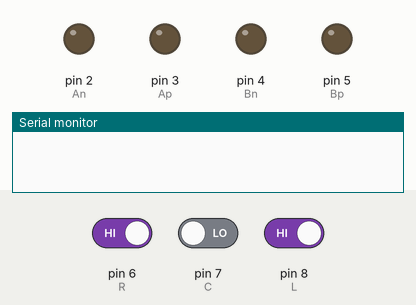
A sketch run on a simulated Arduino Uno, built with avr-gcc and run on an emulated ATmega328P. Shown: output pins drawn as LEDs (lit = HIGH), the last lines printed to the serial monitor. The inputs (shaded band) are chosen by the test bench; at power-on: pin 7 (C) LOW, pin 8 (L) HIGH, pin 6 (R) HIGH.

Above: at 1.2 s.
1.3 s: pin 7 (C) driven HIGH and pin 8 (L) driven LOW
At 1.6 s:
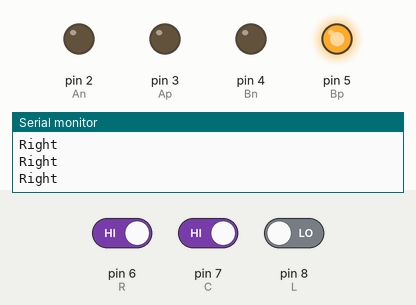
2.8 s: pin 6 (R) driven LOW
At 3.3 s:
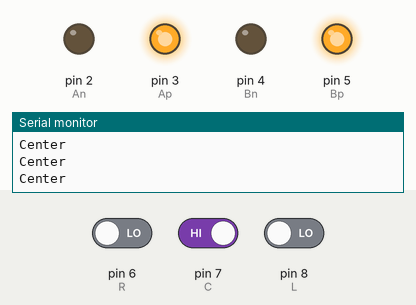
4.3 s: pin 8 (L) driven HIGH
At 5.5 s:
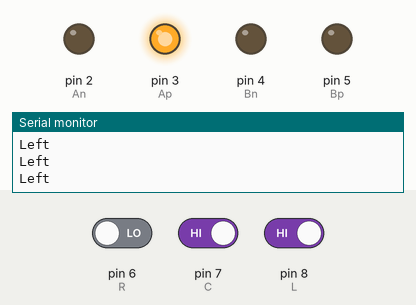
5.8 s: pin 8 (L) driven LOW
At 6.8 s:
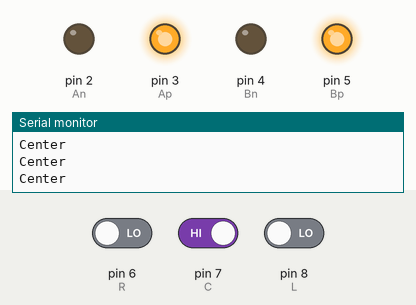
8.8 s: pin 6 (R) driven HIGH
At 9.1 s:
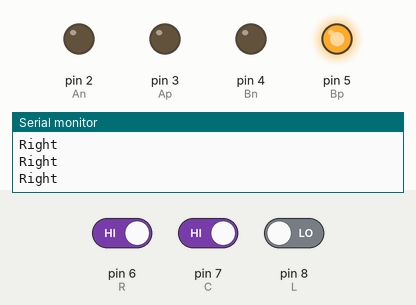
10.3 s: pin 6 (R) driven LOW and pin 8 (L) driven HIGH
At 11.4 s:
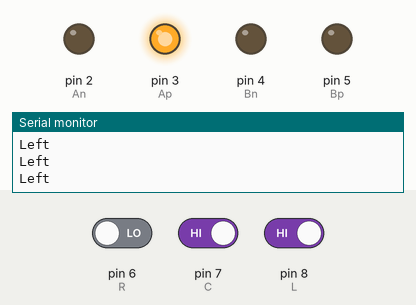
Timing chart, 0 to 13.3 s (numbered marks = the images above; inputs shaded):
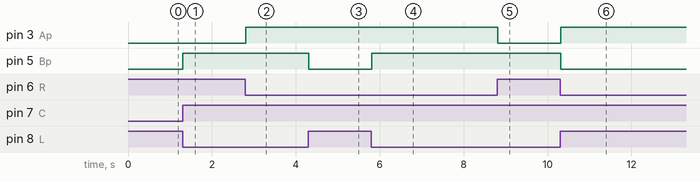

Measured:
- after the input at 1.3 s, pin 5 (Bp): LOW → HIGH at once
- after the input at 2.8 s, pin 3 (Ap): LOW → HIGH at once
- after the input at 4.3 s, pin 5 (Bp): HIGH → LOW at once
- after the input at 5.8 s, pin 5 (Bp): LOW → HIGH at once
- after the input at 8.8 s, pin 3 (Ap): HIGH → LOW at once
- after the input at 10.3 s, pin 3 (Ap): LOW → HIGH at once; pin 5 (Bp): HIGH → LOW at once

The sketch:

driverRTOS.ino
```cpp
#include <Arduino_FreeRTOS.h>
const int An = 2;
const int Ap = 3;
const int Bn = 4;
const int Bp = 5;
const int R = 6;
const int C = 7;
const int L = 8;
const int Alert = 13;


void car(){
    Serial.begin(9600);

    pinMode(2,OUTPUT);
    pinMode(3,OUTPUT);
    pinMode(5,OUTPUT);
    pinMode(4,OUTPUT);
    pinMode(6,INPUT);
    pinMode(7,INPUT);
    pinMode(8,INPUT);

    while(1){
       if(digitalRead(L) == LOW && digitalRead(R) == LOW && digitalRead(C) == HIGH){
  Serial.write("Center\n");
    //delay(1000);
  digitalWrite(An,LOW);
  digitalWrite(Ap,HIGH);
  digitalWrite(Bn,LOW);
  digitalWrite(Bp,HIGH);
  digitalWrite(Alert,LOW);
}
if (digitalRead(L) == LOW && digitalRead(C) == HIGH && digitalRead(R) == HIGH){
  Serial.write("Right\n");
    //delay(1000);
  digitalWrite(An,LOW);
  digitalWrite(Ap,LOW);
  digitalWrite(Bn,LOW);
  digitalWrite(Bp,HIGH);
  digitalWrite(Alert,HIGH);

}
if (digitalRead(C) == HIGH && digitalRead(R) == LOW && digitalRead(L) == HIGH){
  Serial.write("Left\n");
    //delay(1000);
  digitalWrite(An,LOW);
  digitalWrite(Ap,HIGH);
  digitalWrite(Bn,LOW);
  digitalWrite(Bp,LOW);
  digitalWrite(Alert,HIGH);

}
    }
}


void setup() {
   xTaskCreate(car,"car",256,NULL,2,NULL);
}

void loop() {
  // put your main code here, to run repeatedly:

}
```
